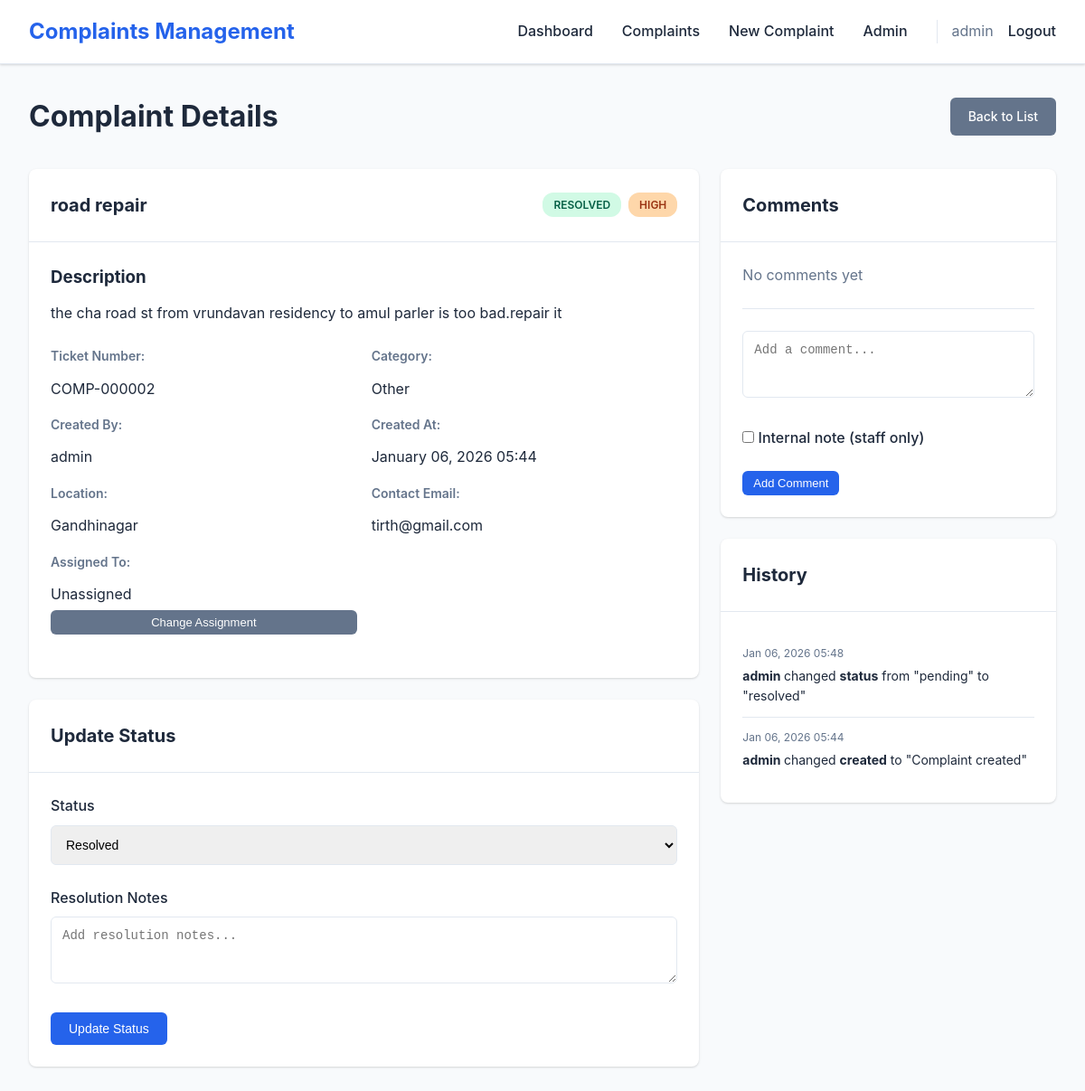
The app's page /complaint/COMP-000002/ (signed in) with its own data.
### complaints/models.py (models this page shows, shortened)
class Complaint(models.Model):
    STATUS_CHOICES = [
        ('pending', 'Pending'),
        ('in_progress', 'In Progress'),
        ('resolved', 'Resolved'),
        ('closed', 'Closed'),
        ('rejected', 'Rejected'),
    ]
    PRIORITY_CHOICES = [
        ('low', 'Low'),
        ('medium', 'Medium'),
        ('high', 'High'),
        ('urgent', 'Urgent'),
    ]
    ticket_number = models.CharField(max_length=20, unique=True, editable=False)
    title = models.CharField(max_length=200)
    description = models.TextField()
    category = models.ForeignKey(ComplaintCategory, on_delete=models.SET_NULL, null=True, blank=True)
    status = models.CharField(max_length=20, choices=STATUS_CHOICES, default='pending')
    priority = models.CharField(max_length=20, choices=PRIORITY_CHOICES, default='medium')
    created_by = models.ForeignKey(User, on_delete=models.CASCADE, related_name='complaints_created')
    assigned_to = models.ForeignKey(User, on_delete=models.SET_NULL, null=True, blank=True, related_name='complaints_assigned')
    created_at = models.DateTimeField(auto_now_add=True)
    updated_at = models.DateTimeField(auto_now=True)
    resolved_at = models.DateTimeField(null=True, blank=True)
    location = models.CharField(max_length=200, blank=True)
    contact_email = models.EmailField(blank=True)
    contact_phone = models.CharField(max_length=20, blank=True)
    attachment = models.FileField(upload_to='complaint_attachments/', blank=True, null=True)
    resolution_notes = models.TextField(blank=True)
    class Meta:
        ordering = ['-created_at']
        indexes = [
            models.Index(fields=['status']),
            models.Index(fields=['priority']),
            models.Index(fields=['created_at']),
        ]

class ComplaintCategory(models.Model):
    name = models.CharField(max_length=100, unique=True)
    description = models.TextField(blank=True)
    created_at = models.DateTimeField(auto_now_add=True)
    class Meta:
        verbose_name_plural = "Complaint Categories"
        ordering = ['name']

class ComplaintHistory(models.Model):
    complaint = models.ForeignKey(Complaint, on_delete=models.CASCADE, related_name='history')
    changed_by = models.ForeignKey(User, on_delete=models.SET_NULL, null=True)
    field_name = models.CharField(max_length=50)
    old_value = models.CharField(max_length=200, blank=True)
    new_value = models.CharField(max_length=200, blank=True)
    changed_at = models.DateTimeField(auto_now_add=True)
    class Meta:
        ordering = ['-changed_at']
        verbose_name_plural = "Complaint Histories"

### complaints/views.py (the view)
# urls.py: path('complaint/<str:ticket_number>/', views.complaint_detail, name='complaint_detail'),
@login_required
def complaint_detail(request, ticket_number):
    complaint = get_object_or_404(Complaint, ticket_number=ticket_number)
    user = request.user
    if not user.is_staff and complaint.created_by != user:
        messages.error(request, 'You do not have permission to view this complaint.')
        return redirect('complaints_list')
    comments = complaint.comments.all()
    history = complaint.history.all()[:20]
    context = {
        'complaint': complaint,
        'comments': comments,
        'history': history,
        'is_staff': user.is_staff,
        'can_edit': user.is_staff or complaint.created_by == user,
        'status_choices': Complaint.STATUS_CHOICES,
        'priority_choices': Complaint.PRIORITY_CHOICES,
    }
    return render(request, 'complaints/complaint_detail.html', context)

### templates/complaints/complaint_detail.html (shortened to what this page needs)
{% extends 'complaints/base.html' %}
{% block content %}
<div class="page-container">
    <div class="page-header">
        <h1>Complaint Details</h1>
        <a href="{% url 'complaints_list' %}" class="btn btn-secondary">Back to List</a>
    </div>
    <div class="complaint-detail-grid">
        <div class="complaint-main">
            <div class="card">
                <div class="card-header">
                    <h2>{{ complaint.title }}</h2>
                    <div class="complaint-meta">
                        <span class="status-badge status-{{ complaint.status }}">{{ complaint.get_status_display }}</span>
                        <span class="priority-badge priority-{{ complaint.priority }}">{{ complaint.get_priority_display }}</span>
                    </div>
                </div>
                <div class="card-body">
                    <div class="detail-section">
                        <h3>Description</h3>
                        <p>{{ complaint.description|linebreaks }}</p>
                    </div>
                    <div class="detail-row">
                        <div class="detail-item">
                            <label>Ticket Number:</label>
                            <span>{{ complaint.ticket_number }}</span>
                        </div>
                        <div class="detail-item">
                            <label>Category:</label>
                            <span>{{ complaint.category.name|default:"N/A" }}</span>
                        </div>
                        <div class="detail-item">
                            <label>Created By:</label>
                            <span>{{ complaint.created_by.get_full_name|default:complaint.created_by.username }}</span>
                        </div>
                        <div class="detail-item">
                            <label>Created At:</label>
                            <span>{{ complaint.created_at|date:"F d, Y H:i" }}</span>
                        </div>
                        {% if complaint.location %}
                        <div class="detail-item">
                            <label>Location:</label>
                            <span>{{ complaint.location }}</span>
                        </div>
                        {% endif %}
                        {% if complaint.contact_email %}
                        <div class="detail-item">
                            <label>Contact Email:</label>
                            <span>{{ complaint.contact_email }}</span>
                        </div>
                        {% endif %}
                        {% if is_staff %}
                        <div class="detail-item">
                            <label>Assigned To:</label>
                            <span id="assigned-user">
                                {% if complaint.assigned_to %}
                                    {{ complaint.assigned_to.get_full_name|default:complaint.assigned_to.username }}
                                {% else %}
                                    Unassigned
                                {% endif %}
                            </span>
                            <button id="assign-btn" class="btn btn-sm btn-secondary">Change Assignment</button>
                        </div>
                        {% endif %}
                    </div>
                </div>
            </div>
            {% if is_staff %}
            <div class="card">
                <div class="card-header">
                    <h3>Update Status</h3>
                </div>
                <div class="card-body">
                    <form id="statusForm">
                        <div class="form-group">
                            <label>Status</label>
                            <select id="status-select" class="form-control">
                                {% for value, label in status_choices %}
                                <option value="{{ value }}" {% if complaint.status == value %}selected{% endif %}>{{ label }}</option>
                                {% endfor %}
                            </select>
                        </div>
                        <div class="form-group">
                            <label>Resolution Notes</label>
                            <textarea id="resolution-notes" class="form-control" rows="3" placeholder="Add resolution notes...">{{ complaint.resolution_notes }}</textarea>
                        </div>
                        <button type="submit" class="btn btn-primary">Update Status</button>
                    </form>
                </div>
            </div>
            {% endif %}
        </div>
        <div class="complaint-sidebar">
            <div class="card">
                <div class="card-header">
                    <h3>Comments</h3>
                </div>
                <div class="card-body">
                    <div id="comments-list">
                        {% for comment in comments %}
                        <div class="comment-item {% if comment.is_internal %}comment-internal{% endif %}">
                            <div class="comment-header">
                                <strong>{{ comment.user.get_full_name|default:comment.user.username }}</strong>
                                {% if comment.is_internal %}
                                <span class="badge badge-info">Internal</span>
                                {% endif %}
                                <span class="comment-time">{{ comment.created_at|date:"M d, Y H:i" }}</span>
                            </div>
                            <div class="comment-body">{{ comment.comment|linebreaks }}</div>
                        </div>
                        {% empty %}
                        <p class="text-muted">No comments yet</p>
                        {% endfor %}
                    </div>
                    <form id="commentForm" class="comment-form">
                        <div class="form-group">
                            <textarea id="comment-text" class="form-control" rows="3" placeholder="Add a comment..." required></textarea>
                        </div>
                        {% if is_staff %}
                        <div class="form-group">
                            <label>
                                <input type="checkbox" id="is-internal"> Internal note (staff only)
                            </label>
                        </div>
                        {% endif %}
                        <button type="submit" class="btn btn-primary btn-sm">Add Comment</button>
                    </form>
                </div>
            </div>
            <div class="card">
                <div class="card-header">
                    <h3>History</h3>
                </div>
                <div class="card-body">
                    <div class="history-list">
                        {% for entry in history %}
                        <div class="history-item">
                            <div class="history-time">{{ entry.changed_at|date:"M d, Y H:i" }}</div>
                            <div class="history-detail">
                                <strong>
                                    {% if entry.changed_by %}
                                        {{ entry.changed_by.get_full_name|default:entry.changed_by.username }}
                                    {% else %}
                                        System
                                    {% endif %}
                                </strong>
                                changed <strong>{{ entry.field_name }}</strong>
                                {% if entry.old_value and entry.new_value %}
                                from "{{ entry.old_value }}" to "{{ entry.new_value }}"
                                {% elif entry.new_value %}
                                to "{{ entry.new_value }}"
                                {% endif %}
                            </div>
                        </div>
                        {% empty %}
                        <p class="text-muted">No history available</p>
                        {% endfor %}
                    </div>
                </div>
            </div>
        </div>
    </div>
</div>
{% endblock %}

### templates/complaints/base.html (shortened to what this page needs)
<!DOCTYPE html>
<html lang="en">
<head>
    <link rel="stylesheet" href="/static/css/style.css">
</head>
<body>
    {% if user.is_authenticated %}
    <nav class="navbar">
        <div class="nav-container">
            <div class="nav-brand">
                <h2>Complaints Management</h2>
            </div>
            <ul class="nav-menu">
                <li><a href="{% url 'dashboard' %}">Dashboard</a></li>
                <li><a href="{% url 'complaints_list' %}">Complaints</a></li>
                <li><a href="{% url 'create_complaint' %}">New Complaint</a></li>
                {% if user.is_staff %}
                <li><a href="/admin/">Admin</a></li>
                {% endif %}
                <li class="nav-user">
                    <span>{{ user.get_full_name|default:user.username }}</span>
                    <a href="{% url 'logout' %}">Logout</a>
                </li>
            </ul>
        </div>
    </nav>
    {% endif %}
    <main class="main-content">
        {% block content %}{% endblock %}
    </main>
</body>
</html>

### records on screen
Complaint: title "road repair", status "RESOLVED", priority "HIGH", description "the cha road st from vrundavan residency to amul parler is too bad.repair it", ticket_number "COMP-000002", category.name "Other", created_by.get_full_name "admin", created_at "January 06, 2026 05:44", location "Gandhinagar", contact_email "tirth@gmail.com", status "Resolved"
ComplaintHistory: changed_at "Jan 06, 2026 05:48", changed_by.get_full_name "admin", field_name "status", old_value "pending", new_value "resolved"
ComplaintHistory: changed_at "Jan 06, 2026 05:44", changed_by.get_full_name "admin", field_name "created", new_value "Complaint created"

### other values on screen
{{ user.get_full_name|default:user.username }} "admin"
